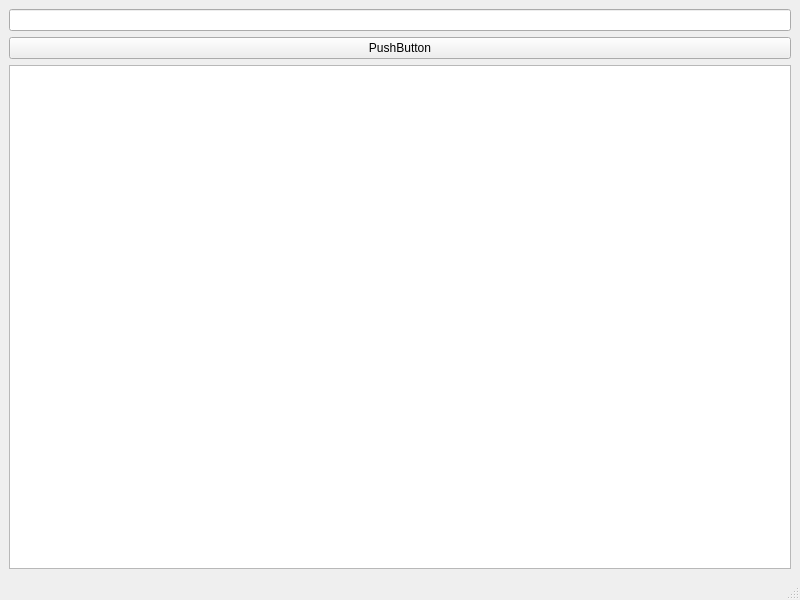
<?xml version="1.0" encoding="UTF-8"?>
<ui version="4.0">
 <class>MainWindow</class>
 <widget class="QMainWindow" name="MainWindow">
  <property name="geometry">
   <rect>
    <x>0</x>
    <y>0</y>
    <width>800</width>
    <height>600</height>
   </rect>
  </property>
  <property name="windowTitle">
   <string>MainWindow</string>
  </property>
  <widget class="QWidget" name="centralwidget">
   <layout class="QVBoxLayout" name="verticalLayout">
    <item>
     <widget class="QLineEdit" name="lineEdit"/>
    </item>
    <item>
     <widget class="QPushButton" name="pushButton">
      <property name="text">
       <string>PushButton</string>
      </property>
     </widget>
    </item>
    <item>
     <widget class="QGraphicsView" name="graphicsView"/>
    </item>
   </layout>
  </widget>
  <widget class="QMenuBar" name="menubar">
   <property name="geometry">
    <rect>
     <x>0</x>
     <y>0</y>
     <width>800</width>
     <height>21</height>
    </rect>
   </property>
  </widget>
  <widget class="QStatusBar" name="statusbar"/>
 </widget>
 <resources/>
 <connections/>
</ui>
